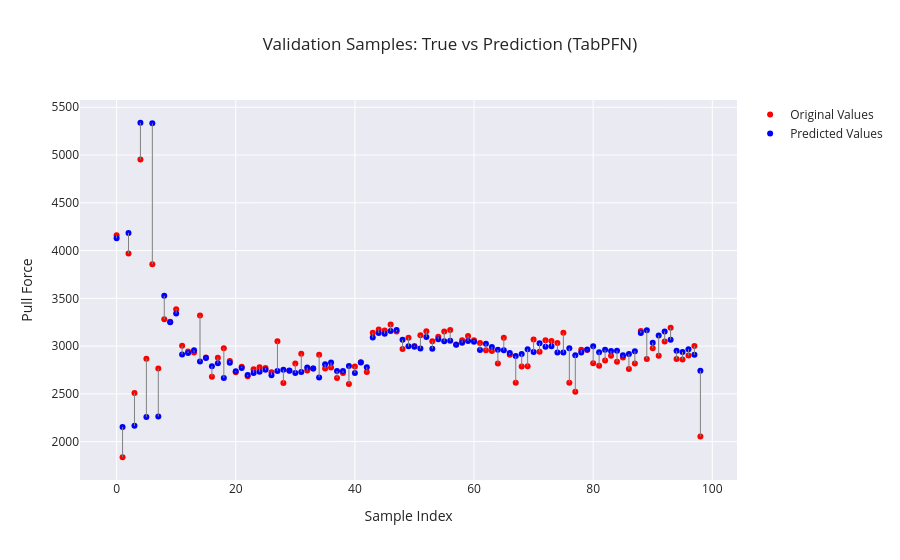

The notebook cell saved with this chart:
### Markdown cell above
# Check Validation Data

### Code cell
y_dev = dev_df.groupby("Sample ID")['PullTest (N)'].first()
y_dev

# Convert to numpy arrays (if not already)
true_vals = np.array(y_dev).ravel()
pred_vals = np.array(final_pred).ravel()

# Sample index for plotting
sample_idx = np.arange(len(true_vals))

# Plot
fig = go.Figure()

fig.add_trace(go.Scatter(
    x=sample_idx, y=true_vals, mode="markers",
    name="Original Values", marker=dict(color="red", size=6)
))

fig.add_trace(go.Scatter(
    x=sample_idx, y=pred_vals, mode="markers",
    name="Predicted Values", marker=dict(color="blue", size=6)
))

# Connecting lines (one per sample) 
for i in range(len(sample_idx)): 
    fig.add_trace(go.Scatter( 
        x=[sample_idx[i], sample_idx[i]], 
        y=[true_vals[i], pred_vals[i]], 
        mode="lines", 
        line=dict(color="gray", width=1), 
        showlegend=False
    ))

fig.update_layout(
    title="Validation Samples: True vs Prediction (TabPFN)",
    xaxis_title="Sample Index",
    yaxis_title="Pull Force",
    template="seaborn"
)

fig.write_html("Graphs/TabPFN_Evaltrue.html")
fig.show()

### Figure 1 — Plotly figure (JSON) as saved in the notebook; plotly's stock layout.template omitted (floating-point values rounded to 4 significant figures)
{"data": [{"marker": {"color": "red", "size": 6}, "mode": "markers", "name": "Original Values", "type": "scatter", "x": [0, 1, 2, 3, 4, 5, 6, 7, 8, 9, 10, 11, 12, 13, 14, 15, 16, 17, 18, 19, 20, 21, 22, 23, 24, 25, 26, 27, 28, 29, 30, 31, 32, 33, 34, 35, 36, 37, 38, 39, 40, 41, 42, 43, 44, 45, 46, 47, 48, 49, 50, 51, 52, 53, 54, 55, 56, 57, 58, 59, 60, 61, 62, 63, 64, 65, 66, 67, 68, 69, 70, 71, 72, 73, 74, 75, 76, 77, 78, 79, 80, 81, 82, 83, 84, 85, 86, 87, 88, 89, 90, 91, 92, 93, 94, 95, 96, 97, 98], "y": [4161.0, 1836.0, 3970.0, 2510.0, 4952.0, 2867.0, 3856.0, 2764.0, 3281.0, 3256.0, 3385.0, 3002.0, 2944.0, 2932.0, 3321.0, 2882.0, 2679.0, 2877.0, 2976.0, 2843.0, 2727.0, 2784.0, 2683.0, 2758.0, 2778.0, 2770.0, 2726.0, 3052.0, 2614.0, 2744.0, 2816.0, 2919.0, 2744.0, 2765.0, 2909.0, 2766.0, 2775.0, 2665.0, 2720.0, 2604.0, 2787.0, 2830.0, 2730.0, 3141.0, 3173.0, 3163.0, 3227.0, 3152.0, 2970.0, 3089.0, 3002.0, 3113.0, 3156.0, 3051.0, 3099.0, 3153.0, 3169.0, 3017.0, 3061.0, 3105.0, 3062.0, 3031.0, 2956.0, 2948.0, 2818.0, 3089.0, 2910.0, 2617.0, 2787.0, 2788.0, 3070.0, 2940.0, 3061.0, 3054.0, 3033.0, 3139.0, 2617.0, 2522.0, 2961.0, 2958.0, 2821.0, 2796.0, 2849.0, 2899.0, 2837.0, 2880.0, 2760.0, 2818.0, 3159.0, 2864.0, 2977.0, 2898.0, 3048.0, 3193.0, 2866.0, 2861.0, 2903.0, 3001.0, 2054.0]}, {"marker": {"color": "blue", "size": 6}, "mode": "markers", "name": "Predicted Values", "type": "scatter", "x": [0, 1, 2, 3, 4, 5, 6, 7, 8, 9, 10, 11, 12, 13, 14, 15, 16, 17, 18, 19, 20, 21, 22, 23, 24, 25, 26, 27, 28, 29, 30, 31, 32, 33, 34, 35, 36, 37, 38, 39, 40, 41, 42, 43, 44, 45, 46, 47, 48, 49, 50, 51, 52, 53, 54, 55, 56, 57, 58, 59, 60, 61, 62, 63, 64, 65, 66, 67, 68, 69, 70, 71, 72, 73, 74, 75, 76, 77, 78, 79, 80, 81, 82, 83, 84, 85, 86, 87, 88, 89, 90, 91, 92, 93, 94, 95, 96, 97, 98], "y": [4129.0, 2154.0, 4184.0, 2166.0, 5338.0, 2257.0, 5332.0, 2264.0, 3526.0, 3249.0, 3342.0, 2912.0, 2927.0, 2957.0, 2840.0, 2876.0, 2790.0, 2821.0, 2665.0, 2825.0, 2738.0, 2771.0, 2698.0, 2719.0, 2730.0, 2751.0, 2696.0, 2740.0, 2753.0, 2743.0, 2718.0, 2728.0, 2775.0, 2764.0, 2672.0, 2810.0, 2827.0, 2739.0, 2740.0, 2791.0, 2718.0, 2828.0, 2779.0, 3089.0, 3136.0, 3128.0, 3158.0, 3168.0, 3066.0, 2997.0, 2993.0, 2975.0, 3095.0, 2973.0, 3072.0, 3050.0, 3057.0, 3014.0, 3035.0, 3055.0, 3046.0, 2959.0, 3025.0, 2991.0, 2961.0, 2958.0, 2928.0, 2895.0, 2917.0, 2967.0, 2939.0, 3030.0, 2992.0, 2998.0, 2934.0, 2932.0, 2977.0, 2904.0, 2932.0, 2963.0, 2998.0, 2936.0, 2961.0, 2948.0, 2950.0, 2903.0, 2916.0, 2947.0, 3136.0, 3167.0, 3035.0, 3111.0, 3153.0, 3065.0, 2950.0, 2939.0, 2968.0, 2908.0, 2742.0]}, {"line": {"color": "gray", "width": 1}, "mode": "lines", "showlegend": false, "type": "scatter", "x": [0, 0], "y": [4161.0, 4129.0]}, {"line": {"color": "gray", "width": 1}, "mode": "lines", "showlegend": false, "type": "scatter", "x": [1, 1], "y": [1836.0, 2154.0]}, {"line": {"color": "gray", "width": 1}, "mode": "lines", "showlegend": false, "type": "scatter", "x": [2, 2], "y": [3970.0, 4184.0]}, {"line": {"color": "gray", "width": 1}, "mode": "lines", "showlegend": false, "type": "scatter", "x": [3, 3], "y": [2510.0, 2166.0]}, {"line": {"color": "gray", "width": 1}, "mode": "lines", "showlegend": false, "type": "scatter", "x": [4, 4], "y": [4952, 5338.0]}, {"line": {"color": "gray", "width": 1}, "mode": "lines", "showlegend": false, "type": "scatter", "x": [5, 5], "y": [2867.0, 2257.0]}, {"line": {"color": "gray", "width": 1}, "mode": "lines", "showlegend": false, "type": "scatter", "x": [6, 6], "y": [3856.0, 5332.0]}, {"line": {"color": "gray", "width": 1}, "mode": "lines", "showlegend": false, "type": "scatter", "x": [7, 7], "y": [2764.0, 2264.0]}, {"line": {"color": "gray", "width": 1}, "mode": "lines", "showlegend": false, "type": "scatter", "x": [8, 8], "y": [3281.0, 3526.0]}, {"line": {"color": "gray", "width": 1}, "mode": "lines", "showlegend": false, "type": "scatter", "x": [9, 9], "y": [3256.0, 3249.0]}, {"line": {"color": "gray", "width": 1}, "mode": "lines", "showlegend": false, "type": "scatter", "x": [10, 10], "y": [3385.0, 3342.0]}, {"line": {"color": "gray", "width": 1}, "mode": "lines", "showlegend": false, "type": "scatter", "x": [11, 11], "y": [3002.0, 2912.0]}, {"line": {"color": "gray", "width": 1}, "mode": "lines", "showlegend": false, "type": "scatter", "x": [12, 12], "y": [2944.0, 2927.0]}, {"line": {"color": "gray", "width": 1}, "mode": "lines", "showlegend": false, "type": "scatter", "x": [13, 13], "y": [2932.0, 2957.0]}, {"line": {"color": "gray", "width": 1}, "mode": "lines", "showlegend": false, "type": "scatter", "x": [14, 14], "y": [3321.0, 2840.0]}, {"line": {"color": "gray", "width": 1}, "mode": "lines", "showlegend": false, "type": "scatter", "x": [15, 15], "y": [2882.0, 2876.0]}, {"line": {"color": "gray", "width": 1}, "mode": "lines", "showlegend": false, "type": "scatter", "x": [16, 16], "y": [2679.0, 2790.0]}, {"line": {"color": "gray", "width": 1}, "mode": "lines", "showlegend": false, "type": "scatter", "x": [17, 17], "y": [2877.0, 2821.0]}, {"line": {"color": "gray", "width": 1}, "mode": "lines", "showlegend": false, "type": "scatter", "x": [18, 18], "y": [2976.0, 2665.0]}, {"line": {"color": "gray", "width": 1}, "mode": "lines", "showlegend": false, "type": "scatter", "x": [19, 19], "y": [2843.0, 2825.0]}, {"line": {"color": "gray", "width": 1}, "mode": "lines", "showlegend": false, "type": "scatter", "x": [20, 20], "y": [2727.0, 2738.0]}, {"line": {"color": "gray", "width": 1}, "mode": "lines", "showlegend": false, "type": "scatter", "x": [21, 21], "y": [2784.0, 2771.0]}, {"line": {"color": "gray", "width": 1}, "mode": "lines", "showlegend": false, "type": "scatter", "x": [22, 22], "y": [2683.0, 2698.0]}, {"line": {"color": "gray", "width": 1}, "mode": "lines", "showlegend": false, "type": "scatter", "x": [23, 23], "y": [2758.0, 2719.0]}, {"line": {"color": "gray", "width": 1}, "mode": "lines", "showlegend": false, "type": "scatter", "x": [24, 24], "y": [2778.0, 2730.0]}, {"line": {"color": "gray", "width": 1}, "mode": "lines", "showlegend": false, "type": "scatter", "x": [25, 25], "y": [2770, 2751.0]}, {"line": {"color": "gray", "width": 1}, "mode": "lines", "showlegend": false, "type": "scatter", "x": [26, 26], "y": [2726.0, 2696.0]}, {"line": {"color": "gray", "width": 1}, "mode": "lines", "showlegend": false, "type": "scatter", "x": [27, 27], "y": [3052.0, 2740.0]}, {"line": {"color": "gray", "width": 1}, "mode": "lines", "showlegend": false, "type": "scatter", "x": [28, 28], "y": [2614.0, 2753.0]}, {"line": {"color": "gray", "width": 1}, "mode": "lines", "showlegend": false, "type": "scatter", "x": [29, 29], "y": [2744.0, 2743.0]}, {"line": {"color": "gray", "width": 1}, "mode": "lines", "showlegend": false, "type": "scatter", "x": [30, 30], "y": [2816.0, 2718.0]}, {"line": {"color": "gray", "width": 1}, "mode": "lines", "showlegend": false, "type": "scatter", "x": [31, 31], "y": [2919.0, 2728.0]}, {"line": {"color": "gray", "width": 1}, "mode": "lines", "showlegend": false, "type": "scatter", "x": [32, 32], "y": [2744.0, 2775.0]}, {"line": {"color": "gray", "width": 1}, "mode": "lines", "showlegend": false, "type": "scatter", "x": [33, 33], "y": [2765, 2764.0]}, {"line": {"color": "gray", "width": 1}, "mode": "lines", "showlegend": false, "type": "scatter", "x": [34, 34], "y": [2909.0, 2672.0]}, {"line": {"color": "gray", "width": 1}, "mode": "lines", "showlegend": false, "type": "scatter", "x": [35, 35], "y": [2766.0, 2810.0]}, {"line": {"color": "gray", "width": 1}, "mode": "lines", "showlegend": false, "type": "scatter", "x": [36, 36], "y": [2775.0, 2827.0]}, {"line": {"color": "gray", "width": 1}, "mode": "lines", "showlegend": false, "type": "scatter", "x": [37, 37], "y": [2665.0, 2739.0]}, {"line": {"color": "gray", "width": 1}, "mode": "lines", "showlegend": false, "type": "scatter", "x": [38, 38], "y": [2720.0, 2740.0]}, {"line": {"color": "gray", "width": 1}, "mode": "lines", "showlegend": false, "type": "scatter", "x": [39, 39], "y": [2604.0, 2791.0]}, {"line": {"color": "gray", "width": 1}, "mode": "lines", "showlegend": false, "type": "scatter", "x": [40, 40], "y": [2787.0, 2718.0]}, {"line": {"color": "gray", "width": 1}, "mode": "lines", "showlegend": false, "type": "scatter", "x": [41, 41], "y": [2830.0, 2828.0]}, {"line": {"color": "gray", "width": 1}, "mode": "lines", "showlegend": false, "type": "scatter", "x": [42, 42], "y": [2730.0, 2779.0]}, {"line": {"color": "gray", "width": 1}, "mode": "lines", "showlegend": false, "type": "scatter", "x": [43, 43], "y": [3141.0, 3089.0]}, {"line": {"color": "gray", "width": 1}, "mode": "lines", "showlegend": false, "type": "scatter", "x": [44, 44], "y": [3173.0, 3136.0]}, {"line": {"color": "gray", "width": 1}, "mode": "lines", "showlegend": false, "type": "scatter", "x": [45, 45], "y": [3163.0, 3128.0]}, {"line": {"color": "gray", "width": 1}, "mode": "lines", "showlegend": false, "type": "scatter", "x": [46, 46], "y": [3227.0, 3158.0]}, {"line": {"color": "gray", "width": 1}, "mode": "lines", "showlegend": false, "type": "scatter", "x": [47, 47], "y": [3152, 3168.0]}, {"line": {"color": "gray", "width": 1}, "mode": "lines", "showlegend": false, "type": "scatter", "x": [48, 48], "y": [2970.0, 3066.0]}, {"line": {"color": "gray", "width": 1}, "mode": "lines", "showlegend": false, "type": "scatter", "x": [49, 49], "y": [3089.0, 2997.0]}, {"line": {"color": "gray", "width": 1}, "mode": "lines", "showlegend": false, "type": "scatter", "x": [50, 50], "y": [3002.0, 2993.0]}, {"line": {"color": "gray", "width": 1}, "mode": "lines", "showlegend": false, "type": "scatter", "x": [51, 51], "y": [3113.0, 2975.0]}, {"line": {"color": "gray", "width": 1}, "mode": "lines", "showlegend": false, "type": "scatter", "x": [52, 52], "y": [3156.0, 3095.0]}, {"line": {"color": "gray", "width": 1}, "mode": "lines", "showlegend": false, "type": "scatter", "x": [53, 53], "y": [3051.0, 2973.0]}, {"line": {"color": "gray", "width": 1}, "mode": "lines", "showlegend": false, "type": "scatter", "x": [54, 54], "y": [3099.0, 3072.0]}, {"line": {"color": "gray", "width": 1}, "mode": "lines", "showlegend": false, "type": "scatter", "x": [55, 55], "y": [3153.0, 3050.0]}, {"line": {"color": "gray", "width": 1}, "mode": "lines", "showlegend": false, "type": "scatter", "x": [56, 56], "y": [3169.0, 3057.0]}, {"line": {"color": "gray", "width": 1}, "mode": "lines", "showlegend": false, "type": "scatter", "x": [57, 57], "y": [3017.0, 3014.0]}, {"line": {"color": "gray", "width": 1}, "mode": "lines", "showlegend": false, "type": "scatter", "x": [58, 58], "y": [3061.0, 3035.0]}, {"line": {"color": "gray", "width": 1}, "mode": "lines", "showlegend": false, "type": "scatter", "x": [59, 59], "y": [3105.0, 3055.0]}, {"line": {"color": "gray", "width": 1}, "mode": "lines", "showlegend": false, "type": "scatter", "x": [60, 60], "y": [3062.0, 3046.0]}, {"line": {"color": "gray", "width": 1}, "mode": "lines", "showlegend": false, "type": "scatter", "x": [61, 61], "y": [3031.0, 2959.0]}, {"line": {"color": "gray", "width": 1}, "mode": "lines", "showlegend": false, "type": "scatter", "x": [62, 62], "y": [2956.0, 3025.0]}, {"line": {"color": "gray", "width": 1}, "mode": "lines", "showlegend": false, "type": "scatter", "x": [63, 63], "y": [2948, 2991.0]}, {"line": {"color": "gray", "width": 1}, "mode": "lines", "showlegend": false, "type": "scatter", "x": [64, 64], "y": [2818.0, 2961.0]}, {"line": {"color": "gray", "width": 1}, "mode": "lines", "showlegend": false, "type": "scatter", "x": [65, 65], "y": [3089.0, 2958.0]}, {"line": {"color": "gray", "width": 1}, "mode": "lines", "showlegend": false, "type": "scatter", "x": [66, 66], "y": [2910.0, 2928.0]}, {"line": {"color": "gray", "width": 1}, "mode": "lines", "showlegend": false, "type": "scatter", "x": [67, 67], "y": [2617.0, 2895.0]}, {"line": {"color": "gray", "width": 1}, "mode": "lines", "showlegend": false, "type": "scatter", "x": [68, 68], "y": [2787.0, 2917.0]}, {"line": {"color": "gray", "width": 1}, "mode": "lines", "showlegend": false, "type": "scatter", "x": [69, 69], "y": [2788.0, 2967.0]}, {"line": {"color": "gray", "width": 1}, "mode": "lines", "showlegend": false, "type": "scatter", "x": [70, 70], "y": [3070.0, 2939.0]}, {"line": {"color": "gray", "width": 1}, "mode": "lines", "showlegend": false, "type": "scatter", "x": [71, 71], "y": [2940.0, 3030.0]}, {"line": {"color": "gray", "width": 1}, "mode": "lines", "showlegend": false, "type": "scatter", "x": [72, 72], "y": [3061.0, 2992.0]}, {"line": {"color": "gray", "width": 1}, "mode": "lines", "showlegend": false, "type": "scatter", "x": [73, 73], "y": [3054.0, 2998.0]}, {"line": {"color": "gray", "width": 1}, "mode": "lines", "showlegend": false, "type": "scatter", "x": [74, 74], "y": [3033, 2934.0]}, {"line": {"color": "gray", "width": 1}, "mode": "lines", "showlegend": false, "type": "scatter", "x": [75, 75], "y": [3139.0, 2932.0]}, {"line": {"color": "gray", "width": 1}, "mode": "lines", "showlegend": false, "type": "scatter", "x": [76, 76], "y": [2617.0, 2977.0]}, {"line": {"color": "gray", "width": 1}, "mode": "lines", "showlegend": false, "type": "scatter", "x": [77, 77], "y": [2522.0, 2904.0]}, {"line": {"color": "gray", "width": 1}, "mode": "lines", "showlegend": false, "type": "scatter", "x": [78, 78], "y": [2961.0, 2932.0]}, {"line": {"color": "gray", "width": 1}, "mode": "lines", "showlegend": false, "type": "scatter", "x": [79, 79], "y": [2958.0, 2963.0]}, {"line": {"color": "gray", "width": 1}, "mode": "lines", "showlegend": false, "type": "scatter", "x": [80, 80], "y": [2821.0, 2998.0]}, {"line": {"color": "gray", "width": 1}, "mode": "lines", "showlegend": false, "type": "scatter", "x": [81, 81], "y": [2796.0, 2936.0]}, {"line": {"color": "gray", "width": 1}, "mode": "lines", "showlegend": false, "type": "scatter", "x": [82, 82], "y": [2849.0, 2961.0]}, {"line": {"color": "gray", "width": 1}, "mode": "lines", "showlegend": false, "type": "scatter", "x": [83, 83], "y": [2899, 2948.0]}, {"line": {"color": "gray", "width": 1}, "mode": "lines", "showlegend": false, "type": "scatter", "x": [84, 84], "y": [2837.0, 2950.0]}, {"line": {"color": "gray", "width": 1}, "mode": "lines", "showlegend": false, "type": "scatter", "x": [85, 85], "y": [2880.0, 2903.0]}, {"line": {"color": "gray", "width": 1}, "mode": "lines", "showlegend": false, "type": "scatter", "x": [86, 86], "y": [2760.0, 2916.0]}, {"line": {"color": "gray", "width": 1}, "mode": "lines", "showlegend": false, "type": "scatter", "x": [87, 87], "y": [2818.0, 2947.0]}, {"line": {"color": "gray", "width": 1}, "mode": "lines", "showlegend": false, "type": "scatter", "x": [88, 88], "y": [3159.0, 3136.0]}, {"line": {"color": "gray", "width": 1}, "mode": "lines", "showlegend": false, "type": "scatter", "x": [89, 89], "y": [2864.0, 3167.0]}, {"line": {"color": "gray", "width": 1}, "mode": "lines", "showlegend": false, "type": "scatter", "x": [90, 90], "y": [2977.0, 3035.0]}, {"line": {"color": "gray", "width": 1}, "mode": "lines", "showlegend": false, "type": "scatter", "x": [91, 91], "y": [2898.0, 3111.0]}, {"line": {"color": "gray", "width": 1}, "mode": "lines", "showlegend": false, "type": "scatter", "x": [92, 92], "y": [3048.0, 3153.0]}, {"line": {"color": "gray", "width": 1}, "mode": "lines", "showlegend": false, "type": "scatter", "x": [93, 93], "y": [3193.0, 3065.0]}, {"line": {"color": "gray", "width": 1}, "mode": "lines", "showlegend": false, "type": "scatter", "x": [94, 94], "y": [2866.0, 2950.0]}, {"line": {"color": "gray", "width": 1}, "mode": "lines", "showlegend": false, "type": "scatter", "x": [95, 95], "y": [2861.0, 2939.0]}, {"line": {"color": "gray", "width": 1}, "mode": "lines", "showlegend": false, "type": "scatter", "x": [96, 96], "y": [2903.0, 2968.0]}, {"line": {"color": "gray", "width": 1}, "mode": "lines", "showlegend": false, "type": "scatter", "x": [97, 97], "y": [3001.0, 2908.0]}, {"line": {"color": "gray", "width": 1}, "mode": "lines", "showlegend": false, "type": "scatter", "x": [98, 98], "y": [2054.0, 2742.0]}], "layout": {"title": {"text": "Validation Samples: True vs Prediction (TabPFN)"}, "xaxis": {"title": {"text": "Sample Index"}}, "yaxis": {"title": {"text": "Pull Force"}}}}
